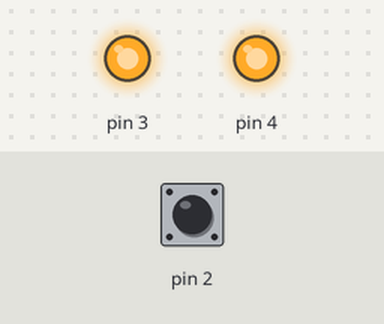
The program below on a simulated Arduino Nano, built with avr-gcc and run on an emulated ATmega328P. On the bench: output pins drawn as LEDs (lit = HIGH). Inputs (shaded band) come from the test bench; at power-on: pin 2 HIGH.

Above: at 1.2 s.
1.3 s: pin 2 pulled LOW for 0.15 s
At 2.3 s:
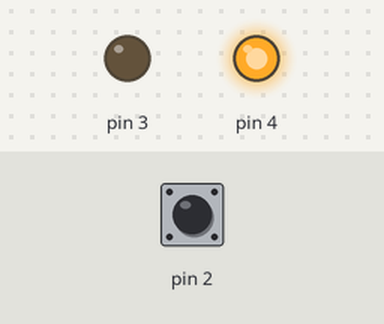
3.9 s: pin 2 pulled LOW for 1 s
At 4.3 s:
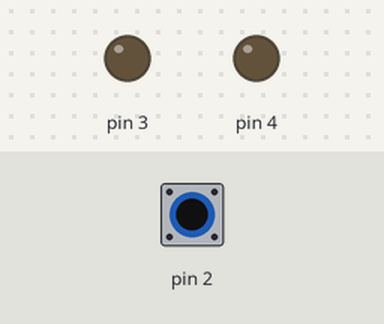
7.3 s: pin 2 pulled LOW for 3.2 s
At 12.4 s:
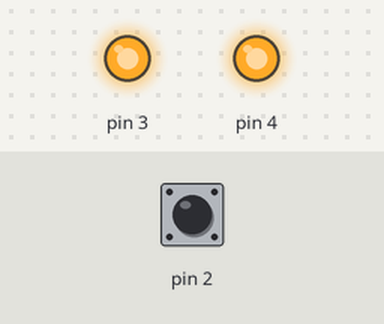
Timing chart, 0 to 13.9 s (numbered marks = the images above; inputs shaded):
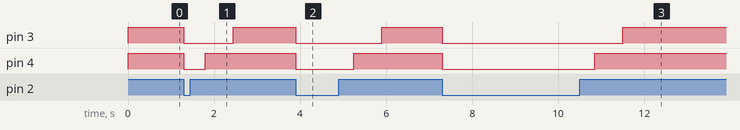

The program:

main.cpp
```cpp
#include <Arduino.h>

/**
 * @brief Define Used Pins
 *
 */
#define INP_SIGNAL  PIN2
#define OUT_PTT     PIN3
#define OUT_AUDIO   PIN4

/**
 * @brief Define Timings
 *
 */
#define DEACTIVE_PTT_MS 1000
#define DEACTVE_AUDIO_MS 350

/**
 * @brief Output level to command relais
 */
#define LEVEL_ON  false
#define LEVEL_OFF  true

/**
 * @brief TimeExpired: compute if (interval) is elapsed form (start) to millis().
 *
 * @param start starting time
 * @param interval interval of time to wating from.
 * @return true if time interval is elapsed
 * @return false if time interval is NOT elapsed
 */
bool TimeExpired(unsigned long start, unsigned long interval)
{
    if ((millis() - start) >= interval)
      return true;

    return false;
}


void setup() {
  /**
   * @brief Setup Pin Mode
   *
   */
  pinMode(INP_SIGNAL, INPUT_PULLUP);
  pinMode(OUT_AUDIO, OUTPUT);
  pinMode(OUT_PTT, OUTPUT);
  /**
   * @brief Start Output state
   *
   */
  digitalWrite(OUT_AUDIO, LEVEL_OFF);
  digitalWrite(OUT_PTT, LEVEL_OFF);


}

void loop() {
  static unsigned long StartWait = 0;
  /**
   * @brief Read Signal: beware the signal is inverted!
   * if signal is present, activate output.
   *
   */
  if (digitalRead(INP_SIGNAL) == 0) {
    StartWait = millis();
    digitalWrite(OUT_AUDIO, LEVEL_ON);
    digitalWrite(OUT_PTT, LEVEL_ON);
  }
  else {
  /**
   * @brief No siglal, deactivate outpur after the expected time.
   *
   */
    if (TimeExpired(StartWait, DEACTIVE_PTT_MS))
      digitalWrite(OUT_PTT, LEVEL_OFF);

    if (TimeExpired(StartWait, DEACTVE_AUDIO_MS))
      digitalWrite(OUT_AUDIO, LEVEL_OFF);
  }
}
```

Measured:
- after the input at 1.3 s, pin 3: HIGH → LOW at once, → HIGH 1.1 s later; pin 4: HIGH → LOW at once, → HIGH 0.50 s later
- after the input at 3.9 s, pin 3: HIGH → LOW at once, → HIGH 2.0 s later; pin 4: HIGH → LOW at once, → HIGH 1.3 s later
- after the input at 7.3 s, pin 3: HIGH → LOW at once, → HIGH 4.2 s later; pin 4: HIGH → LOW at once, → HIGH 3.5 s later
